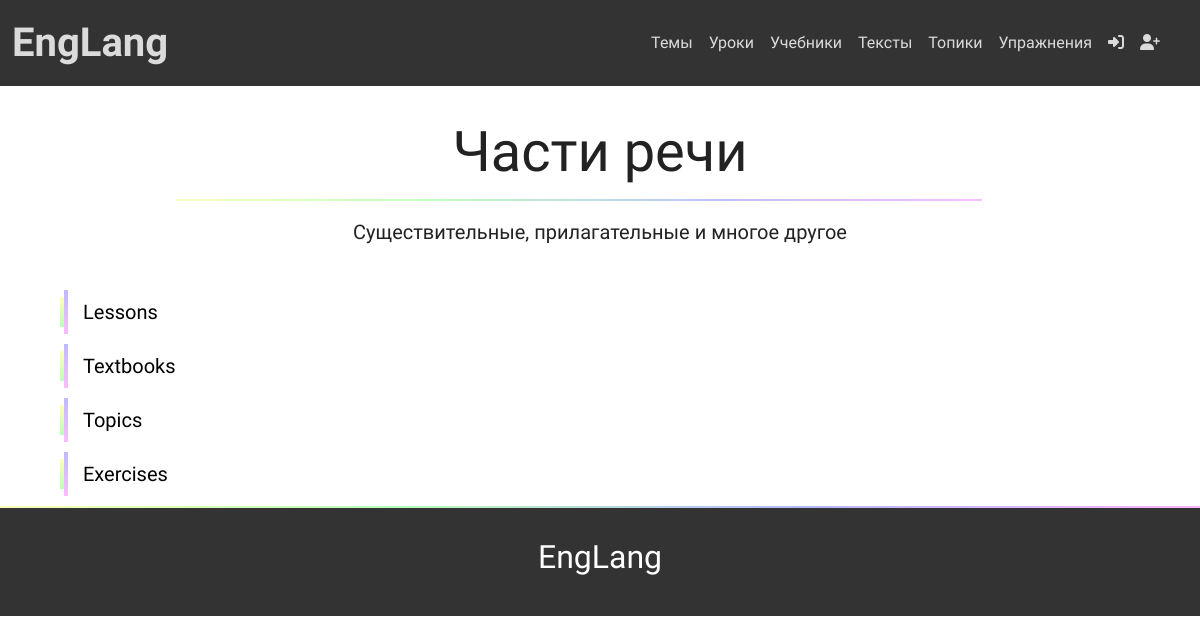
The app's page /theory/theme/chasti-rechi/ with its own data.
### theory/models.py (models this page shows, shortened)
class Theme(models.Model):
    name = models.CharField('theme', max_length=100)
    description = models.TextField()
    created_at = models.DateTimeField(auto_now_add=True)
    slug = models.SlugField()
    class Meta:
        verbose_name = 'Тема'
        verbose_name_plural = 'Темы'
        unique_together = ('name', 'slug')

### theory/views.py (the view)
# urls.py: path('theme/<slug:theme_slug>/', views.theme_detail, name='theme'),
def theme_detail(request, theme_slug):
    theme = get_object_or_404(Theme, slug=theme_slug)
    content_types = {
        'lesson': Lesson.objects.filter(theme=theme, published=True),
        'textbook': Textbook.objects.filter(theme=theme),
        'text': Text.objects.filter(theme=theme),
        'topic': Topic.objects.filter(theme=theme),
        'exercise': Exercise.objects.filter(theme=theme),
    }
    context = {
        'theme': theme,
        'content_types': content_types,
    }
    return render(request, 'theory/theme.html', context)

### templates/theory/theme.html (shortened to what this page needs)
{% extends 'base.html' %}
{% load static %}
{% block content %}
    <div class="container-fluid">
        <div class="row text-center alert">
            <div class="col-12 offset-md-2 col-md-8 offset-xl-3 col-xl-6">
                <h1 class="display-4">
                    {{ theme.name }}
                </h1>
            </div>
            <hr>
            <div class="col-12">
                <p class="lead">{{ theme.description }}</p>
            </div>
        </div>
    </div>
    <div class="container-fluid">
        <div class="row">
            <div class="col-12">
                <ul class="unordered_list">
                    {% for content_type, objects in content_types.items %}
                        {% if objects.exists %}
                            <li>
                                <div class="main">
                                    <a href="{% url 'theme_content' theme.slug content_type %}">
                                    {{ content_type|title}}s
                                    </a>
                                </div>
                            </li>
                        {% endif %}
                    {% endfor %}
                </ul>
            </div>
        </div>
    </div>
{% endblock content %}

### static/css/style.css (style rules this page uses)
a { text-decoration: none; color: #222; transition: all 0.3s ease; }
.alert { width: 75%; margin: 0 auto; padding-top: 2em; border-radius: 0; }
.alert hr, .bookmarks hr { border-top: 2px solid; border-image: linear-gradient(to right, #ff0,#0f0,#00f,#f0f) 30; width: 95%; margin-top: 0.3em; margin-bottom: 1em; }

### static/css/base.css (style rules this page uses)
:root { --gradient: linear-gradient(to right, #ff0, #0f0, #00f, #f0f); --light-gradient: linear-gradient(to right, #ffb, #bfb, #bbf, #fbf); --dark-gradient: linear-gradient(to right, #660, #060, #006, #606); }
body, html { width: 100%; height: 100%; margin: 0; padding: 0; font-family: 'Inter Tight', sans-serif; color: #222; }

### static/css/list.css (style rules this page uses)
.unordered_list { list-style: none; margin: 0 20px; }
.unordered_list li { margin: 10px 0; position: relative; }
.main a { color: black; border-left: 4px solid; border-image: linear-gradient(#bbf, #fbf); border-image-slice: 1; display: block; padding-left: 15px; line-height: 44px; font-size: 20px; position: relative; transition: 0.3s linear; }
.main a:before { content: ""; width: 4px; height: 70%; background: linear-gradient(#ffb,#bfb); position: absolute; top: 15%; left: -8px; transition: 0.3s linear; }

### records on screen
Theme: name "Части речи", description "Существительные, прилагательные и многое другое"

### other values on screen
{{ content_type|title }} "Lesson" "Textbook" "Topic" "Exercise"
